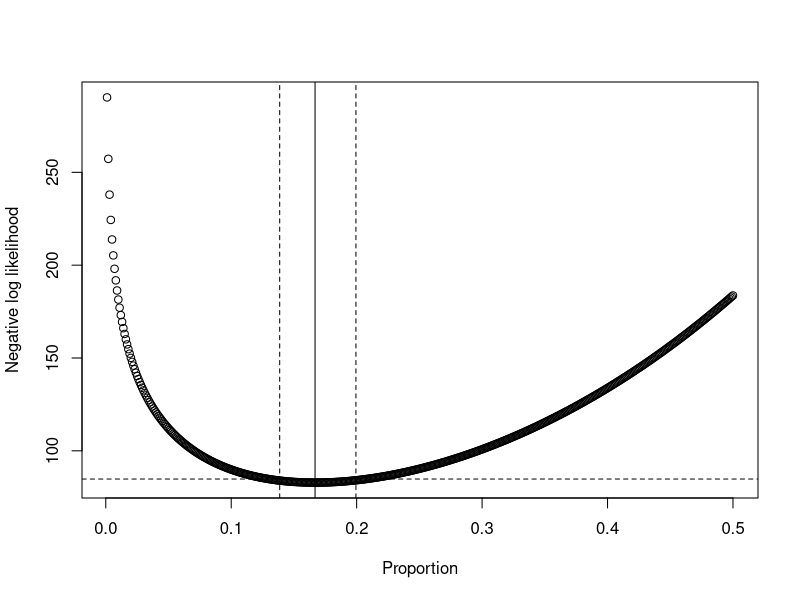
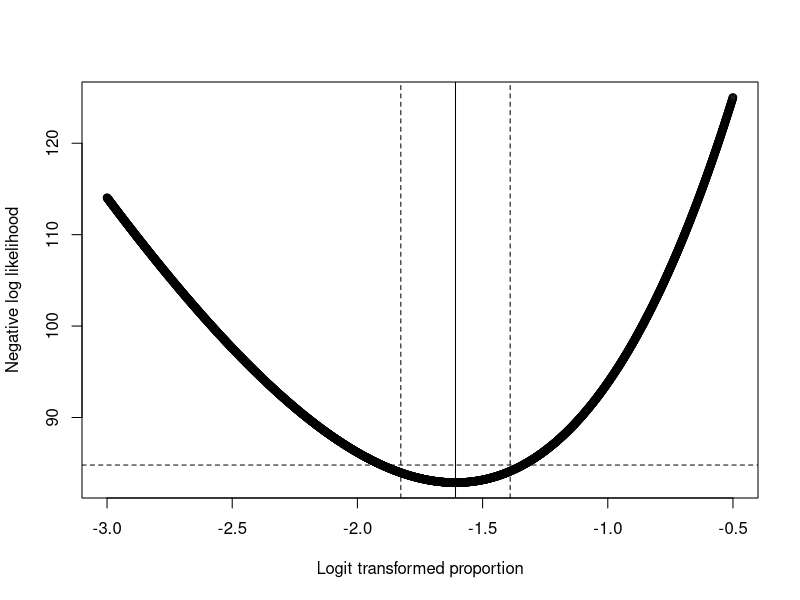
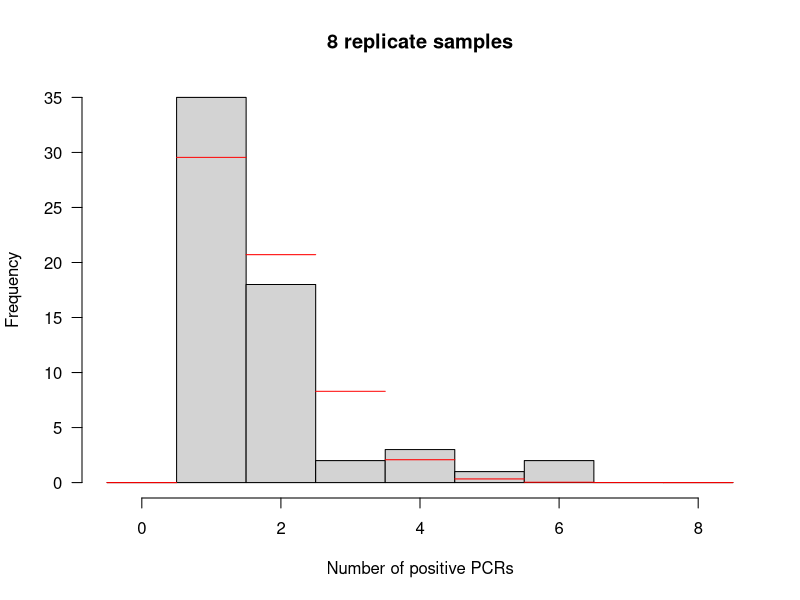
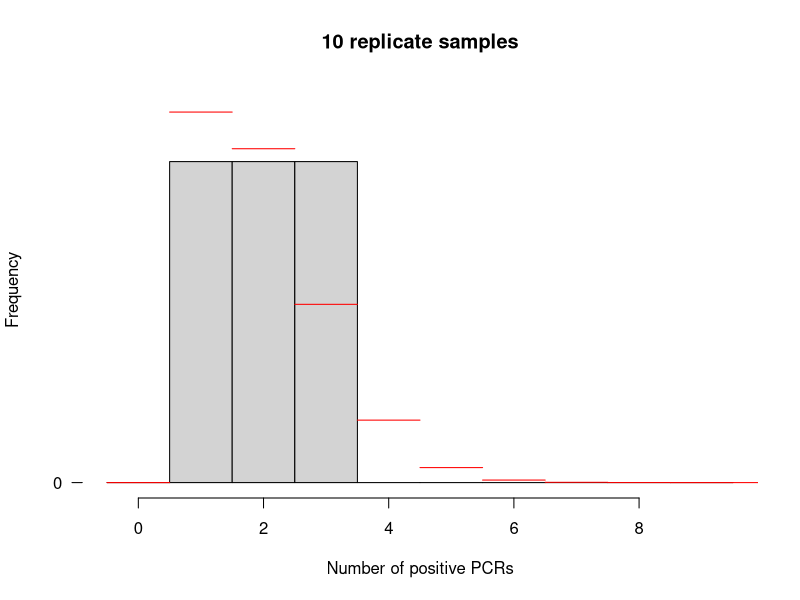

Here is the R script that generated these plots, in order:
## ---- chunk 1
#set seed so reproducible
set.seed(12358)
#stop on errors
knitr::opts_chunk$set(error=FALSE,tidy=TRUE)
## ---- chunk 2

#probability of k positives out of n trials in a zero truncated binomial distribution with probability p
dztbinom<-function(k,n,p,log=FALSE){
  out<-lchoose(n,k)+k*log(p)+(n-k)*log(1-p)-log(1-(1-p)^n)
  out[k<1]<--Inf
  if(!log)return(exp(out))
  else return(out)
}

#probability of k positives out of n trials in a zero truncated binomial distribution with logit transformed probability phi
dztbinomphi<-function(k,n,phi,log=FALSE){
  out<-lchoose(n,k)+k*phi+n*log(1/(1+exp(phi)))-log(1-(1/(exp(phi)+1))^n)
  out[k<1]<--Inf
  if(!log)return(exp(out))
  else return(out)
}

#likelihood of data given proportion theta
like<-function(theta,positives,replicates)-sum(dztbinom(positives,replicates,theta,log=TRUE))
#likelihood data given logit transformed proportion phi
likePhi<-function(phi,positives,replicates)-sum(dztbinomphi(positives,replicates,phi,log=TRUE))

#use the likelihood ratio to estimate 95% CI
lr95<-function(positives,replicates,best){
  potentialProps<-seq(0.00001,.99999,.00001)
  potentialLikes<-sapply(potentialProps,like,positives,replicates)
  boundaries<-range(which(potentialLikes-best<1.92))+c(-1,1)
  potentialProps[boundaries]
}

#second derivative of the probability of k positives out of n trials in a zero truncated binomial distribution with probability p logit transformed to phi
ddlztbinomphi<-function(k,n,phi){
  -n*exp(phi)/(exp(phi)+1)^2 + n^2*exp(2*phi)*(1/(exp(phi)+1))^(2*n-2)/(1-(1/(exp(phi)+1))^n)^2 - n*exp(phi)*(1/(exp(phi)+1))^(n+1)/(1-(1/(exp(phi)+1))^n) - n*exp(2*phi)/(exp(phi)+1)^2/((exp(phi)+1)^n-1)
}

#second derivative of likelihood is the sum of second derivative for each observation
ddlikephi<-function(phi,positives,replicates)sum(ddlztbinomphi(positives,replicates,phi))

#asymptotic 95% CI for p assuming normality of MLE using logit transform for better behaved interval
asymptotic95phi<-function(theta,positives,replicates){
  phi<-log(theta/(1-theta))
  phis<-phi+c(-1.96,1.96)*1/sqrt(-ddlikephi(phi,positives,replicates))
  exp(phis)/(1+exp(phis))
}

## ---- chunk 3
pcr<-read.csv('pcrPos.csv',stringsAsFactors=FALSE)
## ---- chunk 4
mle<-optimize(like,interval=0:1,pcr$positive,pcr$replicates)
mleB<-optimize(like,interval=0:1,pcr$positive[pcr$Host=='P. paniscus'],pcr$replicates[pcr$Host=='P. paniscus'])
mleC<-optimize(like,interval=0:1,pcr$positive[pcr$Host=='P. t. schweifurthii'],pcr$replicates[pcr$Host=='P. t. schweifurthii'])
print(mle)
print(mleB)
print(mleC)
## ---- chunk 5
ci95<-lr95(pcr$positive,pcr$replicates,mle$objective)
ci95B<-lr95(pcr$positive[pcr$Host=='P. paniscus'],pcr$replicates[pcr$Host=='P. paniscus'],mleB$objective)
ci95C<-lr95(pcr$positive[pcr$Host=='P. t. schweifurthii'],pcr$replicates[pcr$Host=='P. t. schweifurthii'],mleC$objective)
print(ci95)
print(ci95B)
print(ci95C)
## ---- chunk 6
normCi95<-asymptotic95phi(mle$minimum,pcr$positive,pcr$replicates)
normCi95B<-asymptotic95phi(mleB$minimum,pcr$positive[pcr$Host=='P. paniscus'],pcr$replicates[pcr$Host=='P. paniscus'])
normCi95C<-asymptotic95phi(mleB$minimum,pcr$positive[pcr$Host=='P. t. schweifurthii'],pcr$replicates[pcr$Host=='P. t. schweifurthii'])
print(normCi95)
print(normCi95B)
print(normCi95C)
## ---- chunk 7
props<-seq(0.001,.5,.001)
plot(props,sapply(props,like,pcr$positive,pcr$replicates),xlab='Proportion',ylab='Negative log likelihood')
abline(v=mle$minimum)
#asymptotic normality estimate
abline(v=normCi95,lty=2)
#likelihood ratio estimate
abline(h=like(mle$minimum,pcr$positive,pcr$replicates)+1.92,lty=2)
phis<-seq(-3,-.5,.001)
plot(phis,sapply(phis,likePhi,pcr$positive,pcr$replicates),xlab='Logit transformed proportion',ylab='Negative log likelihood')
abline(v=log(mle$minimum/(1-mle$minimum)))
#asymptotic normality estimate
abline(v=log(normCi95/(1-normCi95)),lty=2)
#likelihood ratio estimate
abline(h=likePhi(log(mle$minimum/(1-mle$minimum)),pcr$positive,pcr$replicates)+1.92,lty=2)
## ---- chunk 8
hist(pcr$positive[pcr$replicates==8],breaks=0:9-.5,xlab='Number of positive PCRs',main='8 replicate samples',las=1)
ps<-dztbinom(0:8,8,mle$minimum)
preds<-ps*sum(pcr$replicates==8)
segments(0:8-.5,preds,0:8+.5,preds,col='red')
hist(pcr$positive[pcr$replicates==10],breaks=0:10-.5,xlab='Number of positive PCRs',main='10 replicate samples',ylim=c(0,1.2),las=1)
ps<-dztbinom(0:10,10,mle$minimum)
preds<-ps*sum(pcr$replicates==10)
segments(0:10-.5,preds,0:10+.5,preds,col='red')
